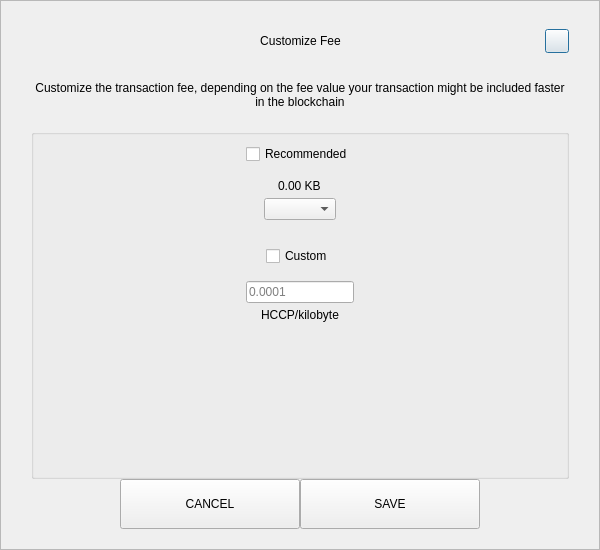
<?xml version="1.0" encoding="UTF-8"?>
<ui version="4.0">
 <class>SendCustomFeeDialog</class>
 <widget class="QDialog" name="SendCustomFeeDialog">
  <property name="geometry">
   <rect>
    <x>0</x>
    <y>0</y>
    <width>600</width>
    <height>550</height>
   </rect>
  </property>
  <property name="windowTitle">
   <string>Form</string>
  </property>
  <layout class="QVBoxLayout" name="verticalLayout_3">
   <property name="spacing">
    <number>0</number>
   </property>
   <property name="leftMargin">
    <number>0</number>
   </property>
   <property name="topMargin">
    <number>0</number>
   </property>
   <property name="rightMargin">
    <number>0</number>
   </property>
   <property name="bottomMargin">
    <number>0</number>
   </property>
   <item>
    <widget class="QFrame" name="frame">
     <property name="styleSheet">
      <string notr="true"/>
     </property>
     <property name="frameShape">
      <enum>QFrame::StyledPanel</enum>
     </property>
     <property name="frameShadow">
      <enum>QFrame::Raised</enum>
     </property>
     <layout class="QVBoxLayout" name="verticalLayout_2">
      <property name="spacing">
       <number>0</number>
      </property>
      <property name="leftMargin">
       <number>30</number>
      </property>
      <property name="topMargin">
       <number>20</number>
      </property>
      <property name="rightMargin">
       <number>30</number>
      </property>
      <property name="bottomMargin">
       <number>20</number>
      </property>
      <item>
       <layout class="QHBoxLayout" name="horizontalLayout_3">
        <property name="spacing">
         <number>0</number>
        </property>
        <item>
         <spacer name="horizontalSpacer_21">
          <property name="orientation">
           <enum>Qt::Horizontal</enum>
          </property>
          <property name="sizeHint" stdset="0">
           <size>
            <width>40</width>
            <height>20</height>
           </size>
          </property>
         </spacer>
        </item>
        <item>
         <widget class="QLabel" name="labelTitle">
          <property name="minimumSize">
           <size>
            <width>0</width>
            <height>40</height>
           </size>
          </property>
          <property name="maximumSize">
           <size>
            <width>16777215</width>
            <height>40</height>
           </size>
          </property>
          <property name="styleSheet">
           <string notr="true">padding-left:24px;</string>
          </property>
          <property name="text">
           <string>Customize Fee</string>
          </property>
          <property name="alignment">
           <set>Qt::AlignCenter</set>
          </property>
          <property name="margin">
           <number>7</number>
          </property>
         </widget>
        </item>
        <item>
         <spacer name="horizontalSpacer">
          <property name="orientation">
           <enum>Qt::Horizontal</enum>
          </property>
          <property name="sizeHint" stdset="0">
           <size>
            <width>40</width>
            <height>20</height>
           </size>
          </property>
         </spacer>
        </item>
        <item>
         <widget class="QPushButton" name="btnEsc">
          <property name="minimumSize">
           <size>
            <width>24</width>
            <height>24</height>
           </size>
          </property>
          <property name="maximumSize">
           <size>
            <width>24</width>
            <height>24</height>
           </size>
          </property>
          <property name="text">
           <string/>
          </property>
         </widget>
        </item>
       </layout>
      </item>
      <item>
       <spacer name="verticalSpacer_2">
        <property name="orientation">
         <enum>Qt::Vertical</enum>
        </property>
        <property name="sizeType">
         <enum>QSizePolicy::Fixed</enum>
        </property>
        <property name="sizeHint" stdset="0">
         <size>
          <width>20</width>
          <height>20</height>
         </size>
        </property>
       </spacer>
      </item>
      <item>
       <widget class="QLabel" name="labelMessage">
        <property name="text">
         <string>Customize the transaction fee, depending on the fee value your transaction might be included faster in the blockchain</string>
        </property>
        <property name="alignment">
         <set>Qt::AlignCenter</set>
        </property>
        <property name="wordWrap">
         <bool>true</bool>
        </property>
       </widget>
      </item>
      <item>
       <spacer name="verticalSpacer_3">
        <property name="orientation">
         <enum>Qt::Vertical</enum>
        </property>
        <property name="sizeType">
         <enum>QSizePolicy::Fixed</enum>
        </property>
        <property name="sizeHint" stdset="0">
         <size>
          <width>20</width>
          <height>20</height>
         </size>
        </property>
       </spacer>
      </item>
      <item>
       <widget class="QGroupBox" name="groupBox">
        <property name="title">
         <string/>
        </property>
        <layout class="QVBoxLayout" name="verticalLayout">
         <property name="leftMargin">
          <number>12</number>
         </property>
         <property name="rightMargin">
          <number>12</number>
         </property>
         <item>
          <layout class="QVBoxLayout" name="verticalLayout_4">
           <property name="spacing">
            <number>5</number>
           </property>
           <item alignment="Qt::AlignHCenter">
            <widget class="QCheckBox" name="checkBoxRecommended">
             <property name="text">
              <string>Recommended</string>
             </property>
            </widget>
           </item>
           <item>
            <spacer name="verticalSpacer_5">
             <property name="orientation">
              <enum>Qt::Vertical</enum>
             </property>
             <property name="sizeType">
              <enum>QSizePolicy::Fixed</enum>
             </property>
             <property name="sizeHint" stdset="0">
              <size>
               <width>20</width>
               <height>10</height>
              </size>
             </property>
            </spacer>
           </item>
           <item alignment="Qt::AlignHCenter">
            <widget class="QLabel" name="labelFee">
             <property name="text">
              <string>0.00 KB</string>
             </property>
            </widget>
           </item>
           <item alignment="Qt::AlignHCenter">
            <widget class="QComboBox" name="comboBoxRecommended"/>
           </item>
          </layout>
         </item>
         <item>
          <spacer name="verticalSpacer">
           <property name="orientation">
            <enum>Qt::Vertical</enum>
           </property>
           <property name="sizeType">
            <enum>QSizePolicy::Fixed</enum>
           </property>
           <property name="sizeHint" stdset="0">
            <size>
             <width>20</width>
             <height>20</height>
            </size>
           </property>
          </spacer>
         </item>
         <item>
          <layout class="QVBoxLayout" name="verticalLayout_5">
           <property name="spacing">
            <number>5</number>
           </property>
           <item alignment="Qt::AlignHCenter">
            <widget class="QCheckBox" name="checkBoxCustom">
             <property name="text">
              <string>Custom</string>
             </property>
            </widget>
           </item>
           <item>
            <spacer name="verticalSpacer_6">
             <property name="orientation">
              <enum>Qt::Vertical</enum>
             </property>
             <property name="sizeType">
              <enum>QSizePolicy::Fixed</enum>
             </property>
             <property name="sizeHint" stdset="0">
              <size>
               <width>20</width>
               <height>10</height>
              </size>
             </property>
            </spacer>
           </item>
           <item alignment="Qt::AlignHCenter">
            <widget class="QLineEdit" name="lineEditCustomFee">
             <property name="placeholderText">
              <string notr="true">0.0001</string>
             </property>
            </widget>
           </item>
           <item alignment="Qt::AlignHCenter">
            <widget class="QLabel" name="labelCustomFee">
             <property name="text">
              <string>HCCP/kilobyte</string>
             </property>
            </widget>
           </item>
          </layout>
         </item>
         <item>
          <spacer name="verticalSpacer_4">
           <property name="orientation">
            <enum>Qt::Vertical</enum>
           </property>
           <property name="sizeHint" stdset="0">
            <size>
             <width>20</width>
             <height>40</height>
            </size>
           </property>
          </spacer>
         </item>
        </layout>
       </widget>
      </item>
      <item>
       <layout class="QHBoxLayout" name="horizontalLayout" stretch="1,2,2,1">
        <item>
         <spacer name="horizontalSpacer1">
          <property name="orientation">
           <enum>Qt::Horizontal</enum>
          </property>
          <property name="sizeHint" stdset="0">
           <size>
            <width>40</width>
            <height>20</height>
           </size>
          </property>
         </spacer>
        </item>
        <item>
         <widget class="QPushButton" name="btnCancel">
          <property name="minimumSize">
           <size>
            <width>180</width>
            <height>50</height>
           </size>
          </property>
          <property name="focusPolicy">
           <enum>Qt::NoFocus</enum>
          </property>
          <property name="text">
           <string>CANCEL</string>
          </property>
         </widget>
        </item>
        <item>
         <widget class="QPushButton" name="btnSave">
          <property name="minimumSize">
           <size>
            <width>180</width>
            <height>50</height>
           </size>
          </property>
          <property name="focusPolicy">
           <enum>Qt::NoFocus</enum>
          </property>
          <property name="text">
           <string>SAVE</string>
          </property>
         </widget>
        </item>
        <item>
         <spacer name="horizontalSpacer_2">
          <property name="orientation">
           <enum>Qt::Horizontal</enum>
          </property>
          <property name="sizeHint" stdset="0">
           <size>
            <width>40</width>
            <height>20</height>
           </size>
          </property>
         </spacer>
        </item>
       </layout>
      </item>
     </layout>
    </widget>
   </item>
  </layout>
 </widget>
 <resources/>
 <connections/>
</ui>
